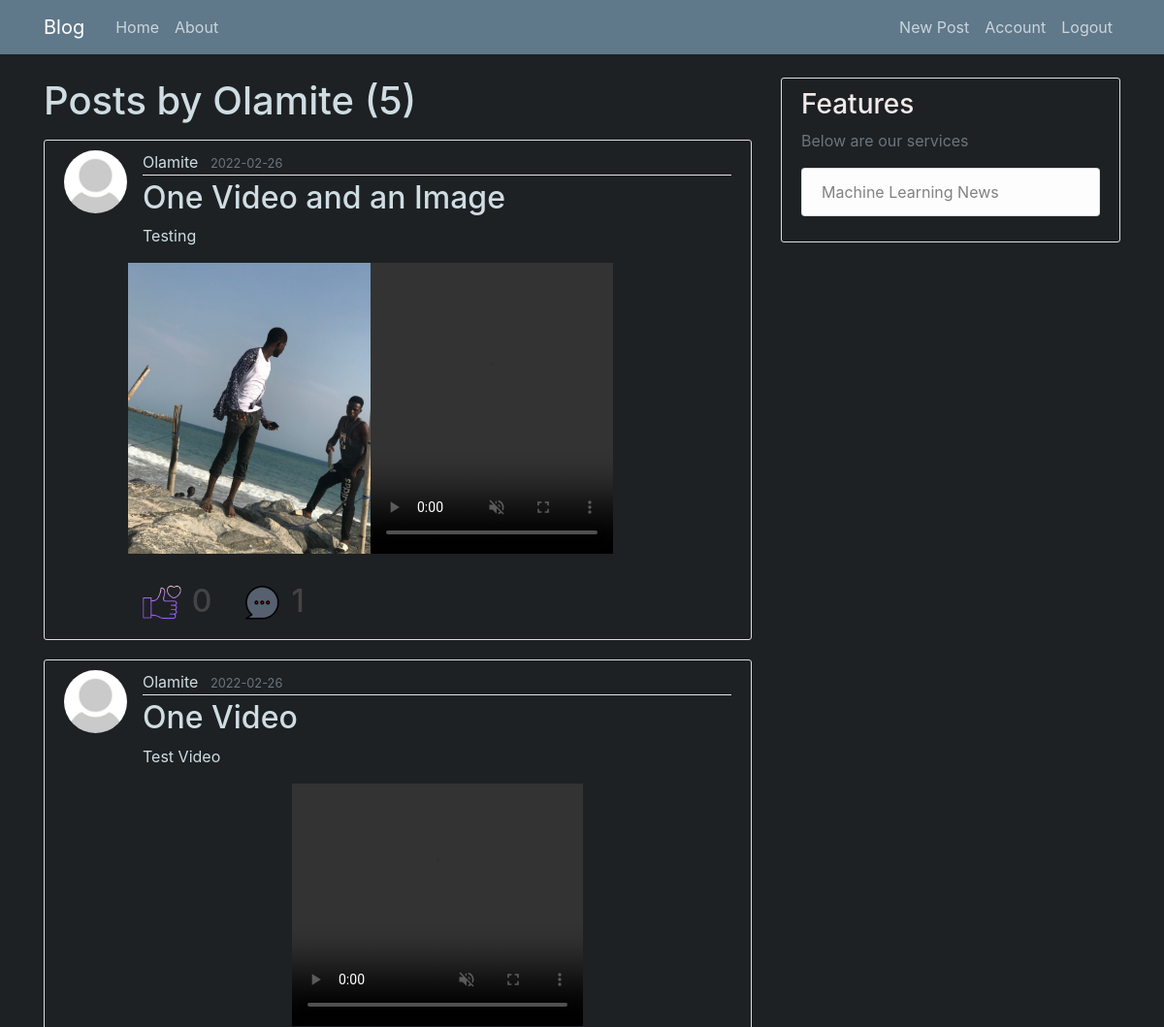
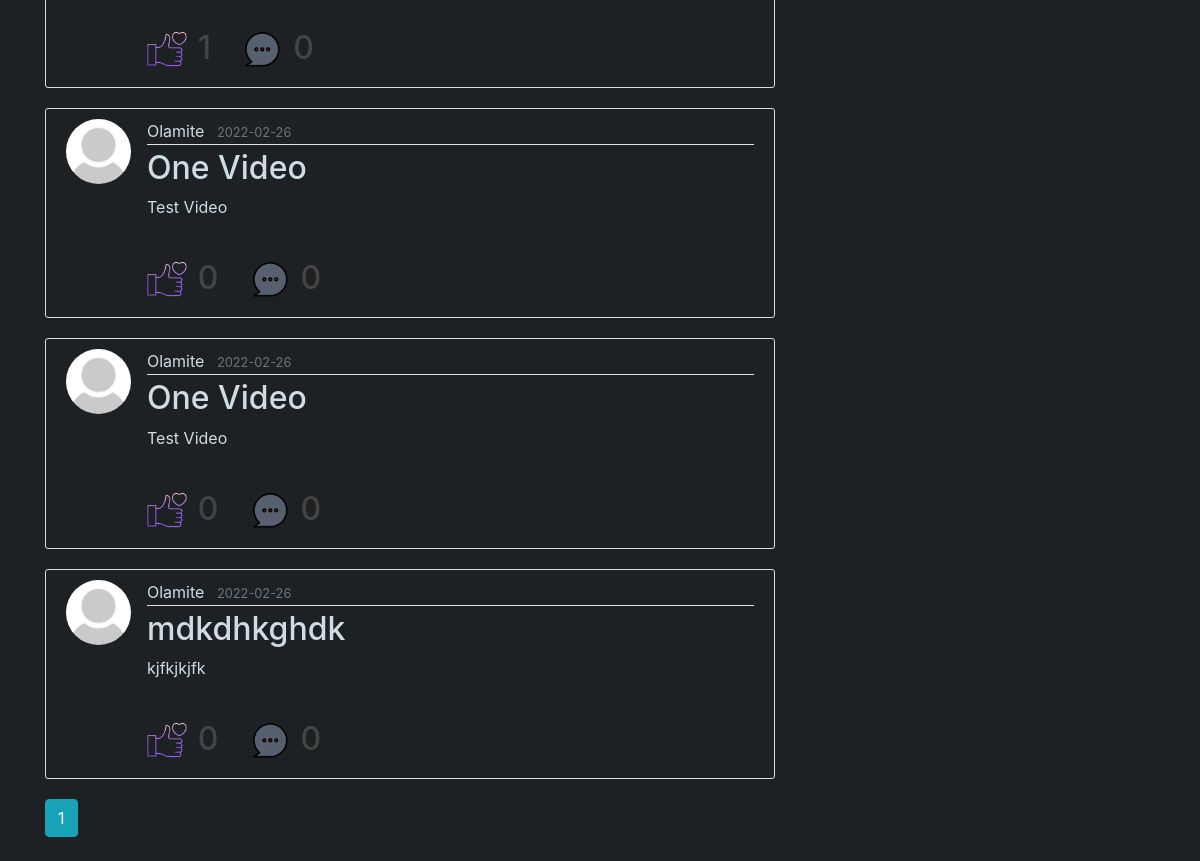
Page /home/Olamite (signed in) on the committed database (2 pictures, top to bottom).
### flaskblog/models/UserModel.py (models this page shows, shortened)
class User(db.Model, UserMixin):
    id = db.Column(db.Integer, primary_key=True)
    username = db.Column(db.String(20), unique=True, nullable=False)
    email = db.Column(db.String(120), unique=True, nullable=False)
    image_file = db.Column(db.String(20), nullable=False, default='default.jpg')
    password = db.Column(db.String(60), nullable=False)
    verified = db.Column(db.Integer, nullable = False, default = 0)
    posts = db.relationship('Post', backref='author', lazy=True)
    comments = db.relationship('Comment', backref='comment_author', lazy=True)
    reply = db.relationship('Reply', backref='reply_user', lazy=True)
    post_liked = db.relationship('PostLike',
      foreign_keys='PostLike.user_id',
      backref='user',
      lazy='dynamic')
    comment_liked = db.relationship('CommentLike',
      foreign_keys='CommentLike.user_id',
      backref='user',
      lazy='dynamic')
    reply_liked = db.relationship('ReplyLike',
      foreign_keys='ReplyLike.user_id',
      backref='user',
      lazy='dynamic')
    def number_of_comments(self, post):
        return Comment.query.filter(Comment.post_id == post.id).count()
    def post_number_of_likes(self, post):
        return PostLike.query.filter(PostLike.post_id == post.id).count()

### flaskblog/models/PostModel.py (models this page shows, shortened)
class Post(db.Model):
    id = db.Column(db.Integer, primary_key=True)
    title = db.Column(db.String(120), nullable=False)
    date_posted = db.Column(db.DateTime, nullable=False, default=datetime.utcnow)
    content = db.Column(db.Text, nullable=False)
    images = db.Column(db.PickleType, nullable=True, default=None)
    user_id = db.Column(db.Integer, db.ForeignKey('user.id'), nullable=False)
    comments = db.relationship('Comment', backref='comment_post', lazy=True)
    post_likes = db.relationship('PostLike', backref='post', lazy='dynamic')

### flaskblog/users/routes.py (the view)
@users.route('/home/<string:username>')
@login_required
def user_posts(username):
    page = request.args.get('page', 1, type=int)
    username = User.query.filter_by(username=username).first_or_404()
    posts = Post.query.filter_by(author=username).order_by(Post.date_posted.desc()).paginate(per_page=5,
      page=page)
    logger.info('User {} directed to users post'.format(username.id))
    return render_template('user_post.html', posts=posts, user=username)

### flaskblog/models/UserModel.py (called while the page is built)
@login_manager.user_loader
def load_user(user_id):
    return User.query.get(int(user_id))

### flaskblog/templates/user_post.html
{% extends "layout.html" %}
{% block content %}
<h1 class = "mb-3" style="color:#cfdde3">Posts by {{user.username}} ({{posts.total}})</h1>
    {% for post in posts.items %}
        <article class="media content-section" style="background: #1d2124;">
         <img class ="rounded-circle article-img" src = "{{url_for('static', filename ='imagefolder/' + post.author.image_file)}}">
          <div class="media-body" >
            <div class="article-metadata">
              <a class="mr-2" href="{{url_for('users.user_posts',username =post.author.username)}}" style="color:#cfdde3">{{ post.author.username }}</a>
              <small class="text-muted" style="color:#cfdde3">{{ post.date_posted.strftime('%Y-%m-%d') }}</small>
            </div>
            <h2><a class="article-title" href="{{url_for('posts.post', post_id=post.id)}}" style="color:#cfdde3">{{ post.title }}</a></h2>
            <p class="article-content" style="color:#cfdde3">{{ post.content }}</p>
            {% if post.images is not  none %}
            {% if post.images| count == 1 %}
              {% for media in post.images %}
              <center>
                {%if media.endswith("mp4")%}
                <div class="center">
                  <a href="{{url_for('static', filename ='imagefolder/' + media)}}"  target="_blank">
                    <video width="300" height="250" autoplay muted loop controls>
                        <source src="{{url_for('static', filename ='imagefolder/' + media)}}" type="video/mp4">
                        <source src="{{url_for('static', filename ='imagefolder/' + media)}}" type="video/ogg">
                    </video>
                  </a>
                </div>
                {%else%}
                <div  class="center">
                  <div class="column">
                    <a href=" {{url_for('static', filename ='imagefolder/' + media)}}"  target="_blank"> <img src="{{url_for('static', filename ='imagefolder/' + media)}}" alt="Snow" style="width:250px;height:300px;object-fit:cover;"></a>
                  </div>
                </div>
                {%endif%}
              </center>
              {%endfor%}
            {% endif %}
            {% if post.images| count == 2 %}
              <div class="row" class="center">
                  {% for media in post.images %}
                    {%if media.endswith("mp4")%}
                      <div class="column">
                        <a href="{{url_for('static', filename ='imagefolder/' + media)}}"  target="_blank"> <video width="250" height="300" autoplay muted loop controls>
                          <source src="{{url_for('static', filename ='imagefolder/' + media)}}" type="video/mp4">
                          <source src="{{url_for('static', filename ='imagefolder/' + media)}}" type="video/ogg">
                        </video></a>
                      </div>
                    {%else%}
                          <div class="column">
                            <a href=" {{url_for('static', filename ='imagefolder/' + media)}}" target="_blank"> <img src="{{url_for('static', filename ='imagefolder/' + media)}}" alt="Snow" style="width:250px;height:300px;object-fit:cover;"></a>
                          </div>
                    {%endif%}
                  {%endfor%}
              </div>
            {% endif %}
      {% endif %}
      <br>
      <div>
        <div style="float: left;">
          <div style="display: flex;">
            <div style="display: flex;float: left; ">
              <h5><img src="{{url_for('static', filename ='imagefolder/like.png')}}" alt="Snow" style="width:40px;height:40px;padding:0px" align:right> &nbsp; <h2>{{current_user.post_number_of_likes(post)}}</h2>
            </div>
          </div>
        </div>
      <div>
        <div style="display: flex;">
          &nbsp; &nbsp; &nbsp; &nbsp; <h5><img src="{{url_for('static', filename ='imagefolder/comment.png')}} " alt="Snow" style="width:40px;height:40px;padding:0px;background-color:#1d2124" align="top" > &nbsp;<h2>{{current_user.number_of_comments(post)}}</h2>
        </div>
      </div>
        </div>
          </div>
        </article>
    {% endfor %}
    {% for page_num in posts.iter_pages(left_edge=1, right_edge=1, left_current=1, right_current=2) %}
      {% if page_num %}
        {% if posts.page == page_num %}
          <a class="btn btn-info mb-4" href="{{ url_for('users.user_posts', username = user.username,page=page_num) }}">{{ page_num }}</a>
        {% else %}
          <a class="btn btn-outline-info mb-4" href="{{ url_for('users.user_posts',username = user.username, page=page_num) }}">{{ page_num }}</a>
        {% endif %}
      {% else %}
        ...
      {% endif %}
    {% endfor %}
{% endblock content %}

### flaskblog/static/main.css (style rules this page uses)
body { background: #fafafa; color: #333333; margin-top: 5rem; }
h1, h2, h3, h4, h5, h6 { color: #444444; }
.content-section { background: #ffffff; padding: 10px 20px; border: 1px solid #dddddd; border-radius: 3px; margin-bottom: 20px; }
.article-title { color: #444444; }
.article-content { white-space: pre-line; }
.article-img { height: 65px; width: 65px; margin-right: 16px; }
.article-metadata { padding-bottom: 1px; margin-bottom: 4px; border-bottom: 1px solid #e3e3e3 }

### rows in the picture
User: username "Olamite"
Post: image_file (placeholder picture), author.username "Olamite", date_posted "2022-02-26", title "One Video and an Image", content "Testing", post_number_of_likes "0", number_of_comments "1"
Post: image_file (placeholder picture), author.username "Olamite", date_posted "2022-02-26", title "One Video", content "Test Video", post_number_of_likes "1", number_of_comments "0"
Post: image_file (placeholder picture), author.username "Olamite", date_posted "2022-02-26", title "One Video", content "Test Video", post_number_of_likes "0", number_of_comments "0"
Post: image_file (placeholder picture), author.username "Olamite", date_posted "2022-02-26", title "One Video", content "Test Video", post_number_of_likes "0", number_of_comments "0"
Post: image_file (placeholder picture), author.username "Olamite", date_posted "2022-02-26", title "mdkdhkghdk", content "kjfkjkjfk", post_number_of_likes "0", number_of_comments "0"

### other values in the picture
{{ posts.total }} "5"
{{ page_num }} "1"
